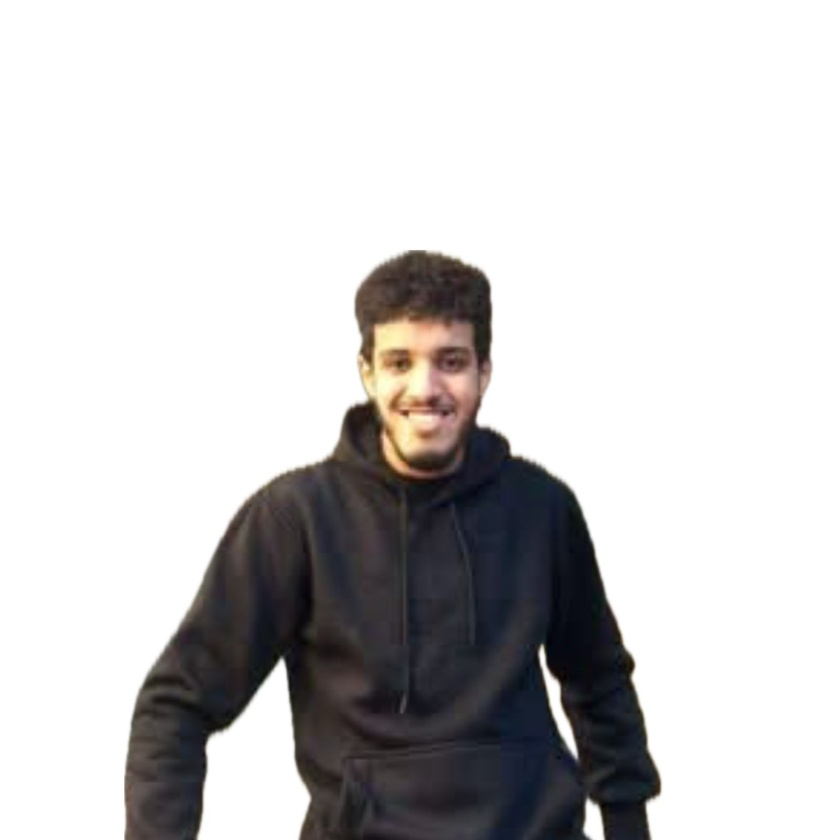
#> input picture frontend/src/assets/teamMembers/teamMember1.jpg, 840 x 840 px, shrunk from 1600 x 1600 before the run
$ python -i face_detector.py   (imports and definitions only)
#> lines starting #> are read from the running program, lines starting #| are printed output that depends on the picture
#> further down, picture is the input picture: shape (840, 840, 3); mean B, G, R 203, 202.7, 203.9
import cv2
import numpy as np
import os

class FaceDetector:
    def __init__(self):
        # Load pre-trained face and eye detection models from OpenCV
        self.face_cascade = cv2.CascadeClassifier(
            cv2.data.haarcascades + 'haarcascade_frontalface_default.xml'
        )
        self.eye_cascade = cv2.CascadeClassifier(
            cv2.data.haarcascades + 'haarcascade_eye.xml'
        )
        # Additional cascade for better eye detection
        self.eye_tree_cascade = cv2.CascadeClassifier(
            cv2.data.haarcascades + 'haarcascade_eye_tree_eyeglasses.xml'
        )

    def detect(self, image):
        """
        Detect face and eyes in the image using multiple detection passes
        Returns: Dictionary containing face and eye coordinates
        """
        # Convert to grayscale for detection
        gray = cv2.cvtColor(image, cv2.COLOR_BGR2GRAY)
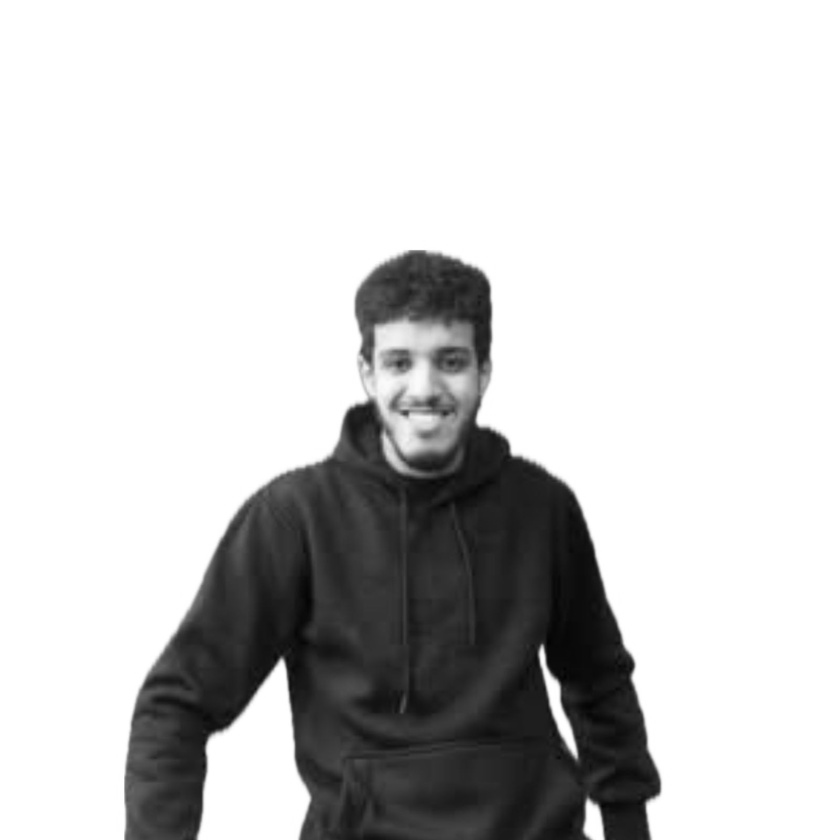
#> gray: shape (840, 840); min 2, max 255, mean 203.1

        # Enhance contrast
        gray = cv2.equalizeHist(gray)
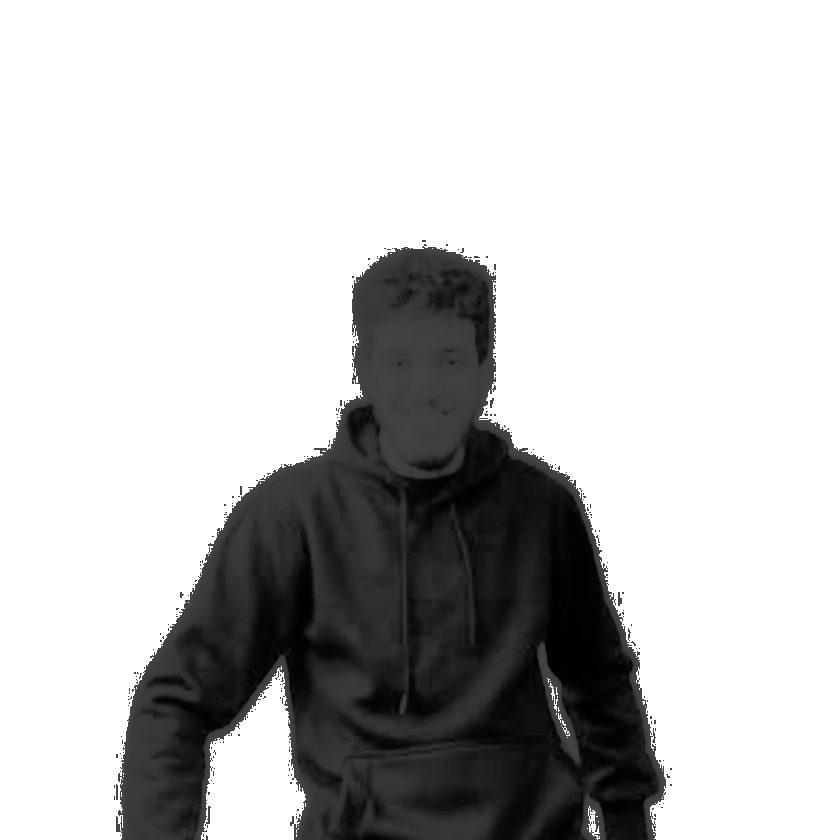
#> gray: shape (840, 840); min 0, max 255, mean 195.2

        # Try multiple face detection parameters
        face_params = [
            {'scale': 1.1, 'neighbors': 5, 'size': (30, 30)},
            {'scale': 1.2, 'neighbors': 3, 'size': (30, 30)},
            {'scale': 1.3, 'neighbors': 4, 'size': (25, 25)}
        ]

        detected_face = None
        for params in face_params:
            faces = self.face_cascade.detectMultiScale(
                gray,
                scaleFactor=params['scale'],
                minNeighbors=params['neighbors'],
                minSize=params['size']
            )
            if len(faces) > 0:
                detected_face = faces[0]
                break

        if detected_face is None:
            return None

        # Get the face ROI
        x, y, w, h = detected_face
        face_roi_gray = gray[y:y+h, x:x+w]
        face_roi_color = image[y:y+h, x:x+w]

        # Enhance contrast in face region
        face_roi_gray = cv2.equalizeHist(face_roi_gray)

        # Try multiple eye detection methods
        eyes = self.detect_eyes(face_roi_gray, face_roi_color)

        if eyes is None or len(eyes) < 2:
            return None

        # Sort eyes by x-coordinate to get left and right eye
        eyes = sorted(eyes, key=lambda x: x[0])
        left_eye = eyes[0]
        right_eye = eyes[1]

        # More lenient validation of eye positions
        eye_y_diff = abs(left_eye[1] - right_eye[1])
        if (left_eye[0] < w * 0.6 and  # Left eye is reasonably on the left
            right_eye[0] > w * 0.2 and  # Right eye is reasonably on the right
            eye_y_diff < h * 0.4):      # Eyes are roughly at same height

            return {
                'face': (x, y, w, h),
                'left_eye': tuple(left_eye),
                'right_eye': tuple(right_eye)
            }

        return None

    # [69 lines left out: function detect_eyes, not called in this run]

>>> import cv2
>>> picture = cv2.imread('../../../../frontend/src/assets/teamMembers/teamMember1.jpg')
>>> result = FaceDetector().detect(picture)
#> result = None

$ run again, on frontend/src/assets/teamMembers/teamMember2.jpg
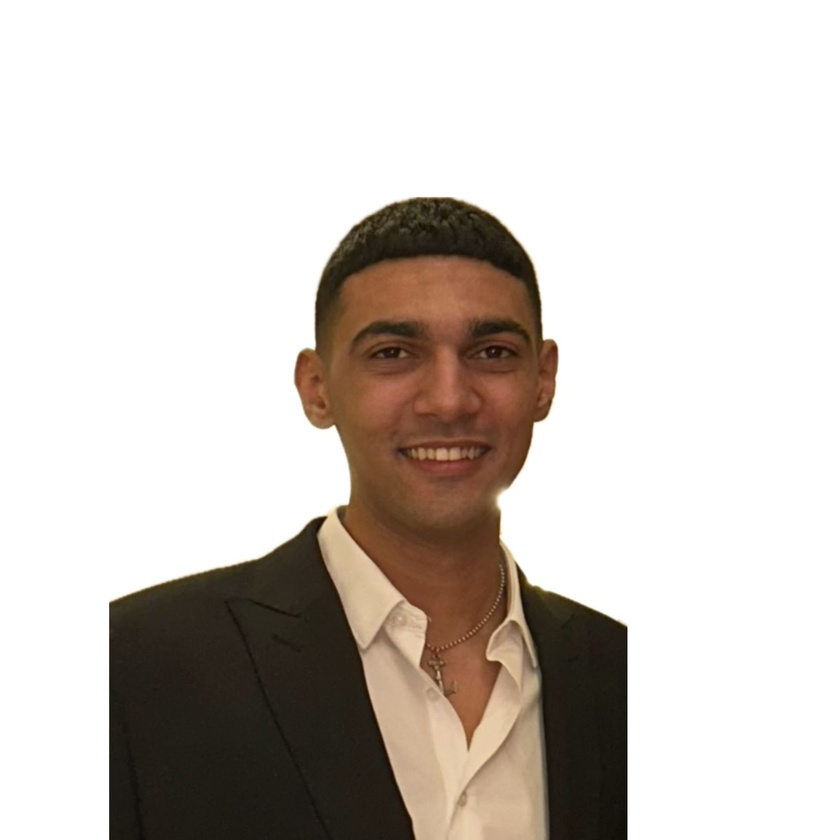
#> input picture frontend/src/assets/teamMembers/teamMember2.jpg, 840 x 840 px, shrunk from 1600 x 1600 before the run
#> picture is the input picture: shape (840, 840, 3); mean B, G, R 193.9, 199.6, 206.5
#> in detect, `gray = cv2.equalizeHist(gray)`:
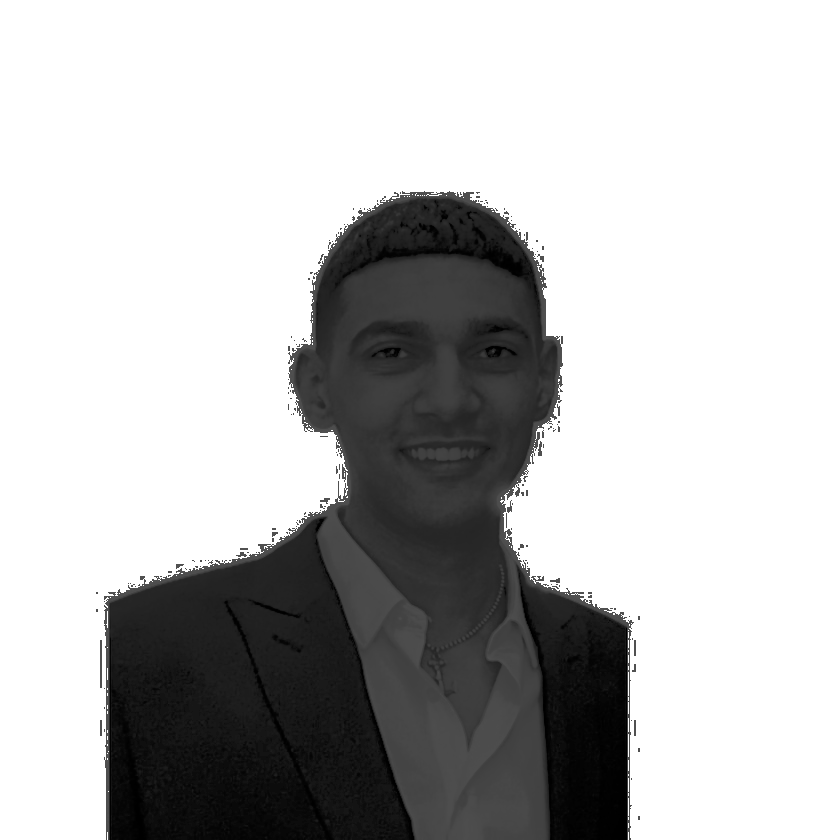
#> gray: shape (840, 840); min 0, max 255, mean 188
#> the loop in detect, `for params in face_params:` made 1 pass
#> detected_face on pass 1: [331, 263, 221, 221]
#> x = 331; y = 263; w = 221
#> in detect, `face_roi_gray = cv2.equalizeHist(face_roi_gray)`:
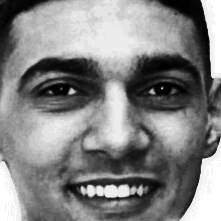
#> face_roi_gray: shape (221, 221); min 0, max 255, mean 131.2
#> the loop in detect_eyes, `for cascade, scale, neighbors, min_size in detection_params:` made 1 pass
#> after the loop in detect_eyes, `for cascade, scale, neighbors, min_size in detection_params:`: all_eyes = [[24, 55, 70, 70], [135, 64, 51, 51]]
#> left_eye = [24, 55, 70, 70]
#> right_eye = [135, 64, 51, 51]
#> eye_y_diff = 9
#> result = {'face': (331, 263, 221, 221), 'left_eye': (24, 55, 70, 70), 'right_eye': (135, 64, 51, 51)}

$ run again, on frontend/src/assets/teamMembers/teamMember3.jpg
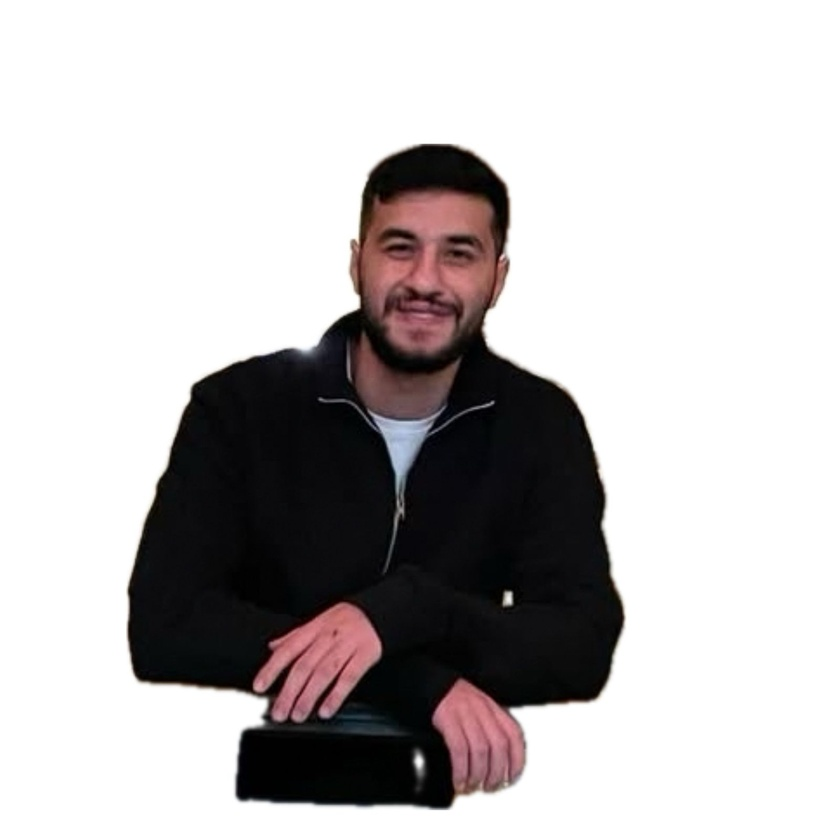
#> input picture frontend/src/assets/teamMembers/teamMember3.jpg, 840 x 840 px, shrunk from 1600 x 1600 before the run
#> picture is the input picture: shape (840, 840, 3); mean B, G, R 188.3, 188, 191.2
#> in detect, `gray = cv2.equalizeHist(gray)`:
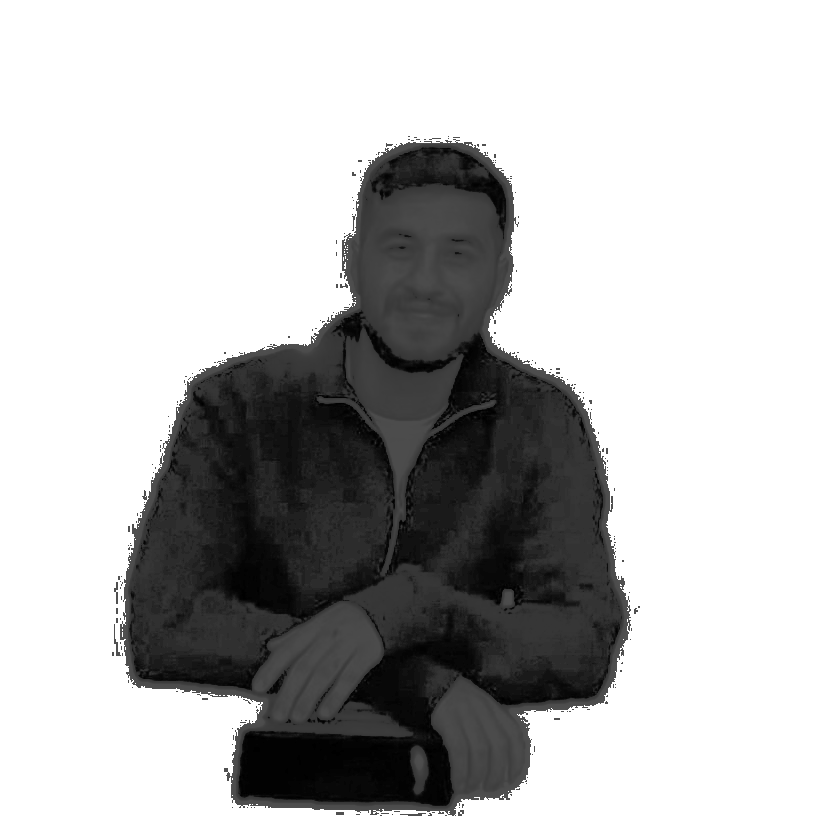
#> gray: shape (840, 840); min 0, max 255, mean 187.9
#> the loop in detect, `for params in face_params:` made 1 pass
#> detected_face on pass 1: [352, 190, 152, 152]
#> x = 352; y = 190; w = 152
#> in detect, `face_roi_gray = cv2.equalizeHist(face_roi_gray)`:
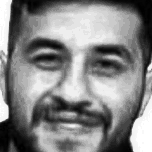
#> face_roi_gray: shape (152, 152); min 0, max 255, mean 133
#> the loop in detect_eyes, `for cascade, scale, neighbors, min_size in detection_params:` made 1 pass
#> after the loop in detect_eyes, `for cascade, scale, neighbors, min_size in detection_params:`: all_eyes = [[25, 36, 45, 45], [82, 43, 44, 44]]
#> left_eye = [25, 36, 45, 45]
#> right_eye = [82, 43, 44, 44]
#> eye_y_diff = 7
#> result = {'face': (352, 190, 152, 152), 'left_eye': (25, 36, 45, 45), 'right_eye': (82, 43, 44, 44)}
